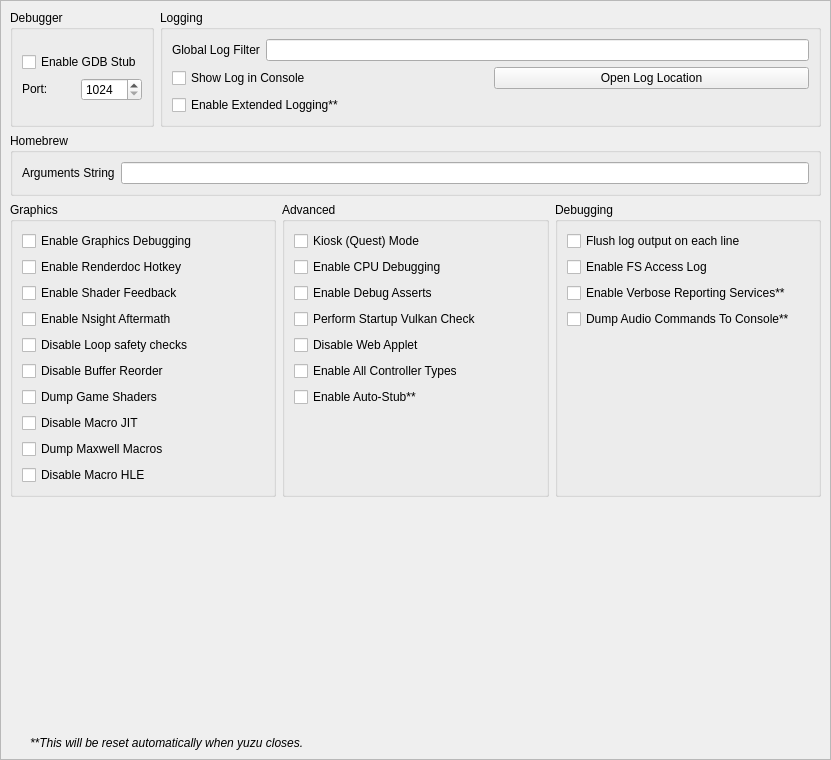
<?xml version="1.0" encoding="UTF-8"?>
<ui version="4.0">
 <class>ConfigureDebug</class>
 <widget class="QScrollArea" name="ConfigureDebug">
  <property name="geometry">
   <rect>
    <x>0</x>
    <y>0</y>
    <width>831</width>
    <height>760</height>
   </rect>
  </property>
  <property name="widgetResizable">
   <bool>true</bool>
  </property>
  <widget class="QWidget" name="widget">
   <property name="geometry">
    <rect>
     <x>0</x>
     <y>0</y>
     <width>829</width>
     <height>758</height>
    </rect>
   </property>
   <layout class="QVBoxLayout" name="verticalLayout_1">
    <item>
     <layout class="QHBoxLayout" name="horizontalLayout">
      <property name="topMargin">
       <number>0</number>
      </property>
      <item>
       <widget class="QGroupBox" name="groupBox">
        <property name="sizePolicy">
         <sizepolicy hsizetype="Preferred" vsizetype="Preferred">
          <horstretch>0</horstretch>
          <verstretch>0</verstretch>
         </sizepolicy>
        </property>
        <property name="title">
         <string>Debugger</string>
        </property>
        <property name="alignment">
         <set>Qt::AlignmentFlag::AlignLeading|Qt::AlignmentFlag::AlignLeft|Qt::AlignmentFlag::AlignTop</set>
        </property>
        <property name="flat">
         <bool>false</bool>
        </property>
        <property name="checkable">
         <bool>false</bool>
        </property>
        <layout class="QVBoxLayout" name="verticalLayout_3">
         <item>
          <widget class="QWidget" name="debug_widget" native="true">
           <property name="sizePolicy">
            <sizepolicy hsizetype="Preferred" vsizetype="Maximum">
             <horstretch>0</horstretch>
             <verstretch>0</verstretch>
            </sizepolicy>
           </property>
           <layout class="QVBoxLayout" name="verticalLayout">
            <property name="sizeConstraint">
             <enum>QLayout::SizeConstraint::SetDefaultConstraint</enum>
            </property>
            <property name="leftMargin">
             <number>0</number>
            </property>
            <property name="topMargin">
             <number>0</number>
            </property>
            <property name="rightMargin">
             <number>0</number>
            </property>
            <property name="bottomMargin">
             <number>0</number>
            </property>
            <item>
             <widget class="QCheckBox" name="toggle_gdbstub">
              <property name="sizePolicy">
               <sizepolicy hsizetype="Maximum" vsizetype="Maximum">
                <horstretch>0</horstretch>
                <verstretch>0</verstretch>
               </sizepolicy>
              </property>
              <property name="text">
               <string>Enable GDB Stub</string>
              </property>
             </widget>
            </item>
            <item>
             <widget class="QWidget" name="horizontalWidget_3" native="true">
              <property name="sizePolicy">
               <sizepolicy hsizetype="Preferred" vsizetype="Maximum">
                <horstretch>0</horstretch>
                <verstretch>0</verstretch>
               </sizepolicy>
              </property>
              <layout class="QHBoxLayout" name="horizontalLayout_3">
               <property name="leftMargin">
                <number>0</number>
               </property>
               <property name="topMargin">
                <number>0</number>
               </property>
               <property name="rightMargin">
                <number>0</number>
               </property>
               <property name="bottomMargin">
                <number>0</number>
               </property>
               <item>
                <widget class="QLabel" name="label_11">
                 <property name="sizePolicy">
                  <sizepolicy hsizetype="Minimum" vsizetype="Maximum">
                   <horstretch>0</horstretch>
                   <verstretch>0</verstretch>
                  </sizepolicy>
                 </property>
                 <property name="text">
                  <string>Port:</string>
                 </property>
                </widget>
               </item>
               <item>
                <widget class="QSpinBox" name="gdbport_spinbox">
                 <property name="sizePolicy">
                  <sizepolicy hsizetype="Preferred" vsizetype="Maximum">
                   <horstretch>0</horstretch>
                   <verstretch>0</verstretch>
                  </sizepolicy>
                 </property>
                 <property name="minimum">
                  <number>1024</number>
                 </property>
                 <property name="maximum">
                  <number>65535</number>
                 </property>
                </widget>
               </item>
              </layout>
             </widget>
            </item>
           </layout>
          </widget>
         </item>
        </layout>
       </widget>
      </item>
      <item>
       <widget class="QGroupBox" name="groupBox_2">
        <property name="sizePolicy">
         <sizepolicy hsizetype="Expanding" vsizetype="Preferred">
          <horstretch>0</horstretch>
          <verstretch>0</verstretch>
         </sizepolicy>
        </property>
        <property name="title">
         <string>Logging</string>
        </property>
        <layout class="QGridLayout" name="gridLayout_1">
         <item row="1" column="1">
          <widget class="QPushButton" name="open_log_button">
           <property name="text">
            <string>Open Log Location</string>
           </property>
          </widget>
         </item>
         <item row="0" column="0" colspan="2">
          <widget class="QWidget" name="logging_widget" native="true">
           <property name="sizePolicy">
            <sizepolicy hsizetype="Preferred" vsizetype="Maximum">
             <horstretch>0</horstretch>
             <verstretch>0</verstretch>
            </sizepolicy>
           </property>
           <layout class="QHBoxLayout" name="horizontalLayout_1">
            <property name="leftMargin">
             <number>0</number>
            </property>
            <property name="topMargin">
             <number>0</number>
            </property>
            <property name="rightMargin">
             <number>0</number>
            </property>
            <property name="bottomMargin">
             <number>0</number>
            </property>
            <item>
             <widget class="QLabel" name="label_1">
              <property name="sizePolicy">
               <sizepolicy hsizetype="Preferred" vsizetype="Preferred">
                <horstretch>0</horstretch>
                <verstretch>0</verstretch>
               </sizepolicy>
              </property>
              <property name="text">
               <string>Global Log Filter</string>
              </property>
             </widget>
            </item>
            <item>
             <widget class="QLineEdit" name="log_filter_edit"/>
            </item>
           </layout>
          </widget>
         </item>
         <item row="2" column="0">
          <widget class="QCheckBox" name="extended_logging">
           <property name="enabled">
            <bool>true</bool>
           </property>
           <property name="toolTip">
            <string>When checked, the max size of the log increases from 100 MB to 1 GB</string>
           </property>
           <property name="text">
            <string>Enable Extended Logging**</string>
           </property>
          </widget>
         </item>
         <item row="1" column="0">
          <widget class="QCheckBox" name="toggle_console">
           <property name="text">
            <string>Show Log in Console</string>
           </property>
          </widget>
         </item>
        </layout>
       </widget>
      </item>
     </layout>
    </item>
    <item>
     <widget class="QGroupBox" name="groupBox_3">
      <property name="title">
       <string>Homebrew</string>
      </property>
      <layout class="QVBoxLayout" name="verticalLayout_5">
       <item>
        <layout class="QHBoxLayout" name="horizontalLayout_4">
         <item>
          <widget class="QLabel" name="label_3">
           <property name="text">
            <string>Arguments String</string>
           </property>
          </widget>
         </item>
         <item>
          <widget class="QLineEdit" name="homebrew_args_edit"/>
         </item>
        </layout>
       </item>
      </layout>
     </widget>
    </item>
    <item>
     <layout class="QHBoxLayout" name="horizontalLayout_2">
      <item>
       <widget class="QGroupBox" name="groupBox_4">
        <property name="title">
         <string>Graphics</string>
        </property>
        <layout class="QGridLayout" name="gridLayout_2">
         <item row="4" column="0">
          <widget class="QCheckBox" name="disable_loop_safety_checks">
           <property name="toolTip">
            <string>When checked, it executes shaders without loop logic changes</string>
           </property>
           <property name="text">
            <string>Disable Loop safety checks</string>
           </property>
          </widget>
         </item>
         <item row="8" column="0">
          <widget class="QCheckBox" name="dump_macros">
           <property name="enabled">
            <bool>true</bool>
           </property>
           <property name="toolTip">
            <string>When checked, it will dump all the macro programs of the GPU</string>
           </property>
           <property name="text">
            <string>Dump Maxwell Macros</string>
           </property>
          </widget>
         </item>
         <item row="3" column="0">
          <widget class="QCheckBox" name="enable_nsight_aftermath">
           <property name="toolTip">
            <string>When checked, it enables Nsight Aftermath crash dumps</string>
           </property>
           <property name="text">
            <string>Enable Nsight Aftermath</string>
           </property>
          </widget>
         </item>
         <item row="6" column="0">
          <widget class="QCheckBox" name="dump_shaders">
           <property name="enabled">
            <bool>true</bool>
           </property>
           <property name="toolTip">
            <string>When checked, it will dump all the original assembler shaders from the disk shader cache or game as found</string>
           </property>
           <property name="text">
            <string>Dump Game Shaders</string>
           </property>
          </widget>
         </item>
         <item row="1" column="0">
          <widget class="QCheckBox" name="enable_renderdoc_hotkey">
           <property name="text">
            <string>Enable Renderdoc Hotkey</string>
           </property>
          </widget>
         </item>
         <item row="7" column="0">
          <widget class="QCheckBox" name="disable_macro_jit">
           <property name="enabled">
            <bool>true</bool>
           </property>
           <property name="toolTip">
            <string>When checked, it disables the macro Just In Time compiler. Enabling this makes games run slower</string>
           </property>
           <property name="text">
            <string>Disable Macro JIT</string>
           </property>
          </widget>
         </item>
         <item row="9" column="0">
          <widget class="QCheckBox" name="disable_macro_hle">
           <property name="enabled">
            <bool>true</bool>
           </property>
           <property name="toolTip">
            <string>When checked, it disables the macro HLE functions. Enabling this makes games run slower</string>
           </property>
           <property name="text">
            <string>Disable Macro HLE</string>
           </property>
          </widget>
         </item>
         <item row="0" column="0">
          <widget class="QCheckBox" name="enable_graphics_debugging">
           <property name="enabled">
            <bool>true</bool>
           </property>
           <property name="toolTip">
            <string>When checked, the graphics API enters a slower debugging mode</string>
           </property>
           <property name="text">
            <string>Enable Graphics Debugging</string>
           </property>
          </widget>
         </item>
         <item row="10" column="0">
          <spacer name="verticalSpacer_5">
           <property name="orientation">
            <enum>Qt::Orientation::Vertical</enum>
           </property>
           <property name="sizeType">
            <enum>QSizePolicy::Policy::Preferred</enum>
           </property>
           <property name="sizeHint" stdset="0">
            <size>
             <width>20</width>
             <height>0</height>
            </size>
           </property>
          </spacer>
         </item>
         <item row="2" column="0">
          <widget class="QCheckBox" name="enable_shader_feedback">
           <property name="toolTip">
            <string>When checked, yuzu will log statistics about the compiled pipeline cache</string>
           </property>
           <property name="text">
            <string>Enable Shader Feedback</string>
           </property>
          </widget>
         </item>
         <item row="5" column="0">
          <widget class="QCheckBox" name="disable_buffer_reorder">
           <property name="toolTip">
            <string>&lt;html&gt;&lt;head/&gt;&lt;body&gt;&lt;p&gt;When checked, disables reordering of mapped memory uploads which allows to associate uploads with specific draws. May reduce performance in some cases.&lt;/p&gt;&lt;/body&gt;&lt;/html&gt;</string>
           </property>
           <property name="text">
            <string>Disable Buffer Reorder</string>
           </property>
          </widget>
         </item>
        </layout>
       </widget>
      </item>
      <item>
       <widget class="QGroupBox" name="groupBox_6">
        <property name="title">
         <string>Advanced</string>
        </property>
        <layout class="QGridLayout" name="gridLayout_4">
         <item row="3" column="0">
          <widget class="QCheckBox" name="perform_vulkan_check">
           <property name="toolTip">
            <string>Enables yuzu to check for a working Vulkan environment when the program starts up. Disable this if this is causing issues with external programs seeing yuzu.</string>
           </property>
           <property name="text">
            <string>Perform Startup Vulkan Check</string>
           </property>
          </widget>
         </item>
         <item row="4" column="0">
          <widget class="QCheckBox" name="disable_web_applet">
           <property name="text">
            <string>Disable Web Applet</string>
           </property>
          </widget>
         </item>
         <item row="5" column="0">
          <widget class="QCheckBox" name="enable_all_controllers">
           <property name="text">
            <string>Enable All Controller Types</string>
           </property>
          </widget>
         </item>
         <item row="6" column="0">
          <widget class="QCheckBox" name="use_auto_stub">
           <property name="text">
            <string>Enable Auto-Stub**</string>
           </property>
          </widget>
         </item>
         <item row="0" column="0">
          <widget class="QCheckBox" name="quest_flag">
           <property name="text">
            <string>Kiosk (Quest) Mode</string>
           </property>
          </widget>
         </item>
         <item row="1" column="0">
          <widget class="QCheckBox" name="enable_cpu_debugging">
           <property name="text">
            <string>Enable CPU Debugging</string>
           </property>
          </widget>
         </item>
         <item row="2" column="0">
          <widget class="QCheckBox" name="use_debug_asserts">
           <property name="text">
            <string>Enable Debug Asserts</string>
           </property>
          </widget>
         </item>
         <item row="7" column="0">
          <spacer name="verticalSpacer_4">
           <property name="orientation">
            <enum>Qt::Orientation::Vertical</enum>
           </property>
           <property name="sizeType">
            <enum>QSizePolicy::Policy::Expanding</enum>
           </property>
           <property name="sizeHint" stdset="0">
            <size>
             <width>20</width>
             <height>0</height>
            </size>
           </property>
          </spacer>
         </item>
        </layout>
       </widget>
      </item>
      <item>
       <widget class="QGroupBox" name="groupBox_5">
        <property name="title">
         <string>Debugging</string>
        </property>
        <layout class="QGridLayout" name="gridLayout_3">
         <item row="3" column="0">
          <widget class="QCheckBox" name="reporting_services">
           <property name="text">
            <string>Enable Verbose Reporting Services**</string>
           </property>
          </widget>
         </item>
         <item row="1" column="0">
          <widget class="QCheckBox" name="fs_access_log">
           <property name="text">
            <string>Enable FS Access Log</string>
           </property>
          </widget>
         </item>
         <item row="6" column="0">
          <spacer name="verticalSpacer_3">
           <property name="orientation">
            <enum>Qt::Orientation::Vertical</enum>
           </property>
           <property name="sizeType">
            <enum>QSizePolicy::Policy::Expanding</enum>
           </property>
           <property name="sizeHint" stdset="0">
            <size>
             <width>20</width>
             <height>0</height>
            </size>
           </property>
          </spacer>
         </item>
         <item row="4" column="0">
          <widget class="QCheckBox" name="dump_audio_commands">
           <property name="toolTip">
            <string>Enable this to output the latest generated audio command list to the console. Only affects games using the audio renderer.</string>
           </property>
           <property name="text">
            <string>Dump Audio Commands To Console**</string>
           </property>
          </widget>
         </item>
         <item row="0" column="0">
          <widget class="QCheckBox" name="flush_line">
           <property name="text">
            <string>Flush log output on each line</string>
           </property>
          </widget>
         </item>
        </layout>
       </widget>
      </item>
     </layout>
    </item>
    <item>
     <spacer name="verticalSpacer">
      <property name="orientation">
       <enum>Qt::Orientation::Vertical</enum>
      </property>
      <property name="sizeHint" stdset="0">
       <size>
        <width>20</width>
        <height>0</height>
       </size>
      </property>
     </spacer>
    </item>
    <item>
     <widget class="QLabel" name="label_5">
      <property name="sizePolicy">
       <sizepolicy hsizetype="Expanding" vsizetype="Preferred">
        <horstretch>0</horstretch>
        <verstretch>0</verstretch>
       </sizepolicy>
      </property>
      <property name="font">
       <font>
        <italic>true</italic>
       </font>
      </property>
      <property name="text">
       <string>**This will be reset automatically when yuzu closes.</string>
      </property>
      <property name="indent">
       <number>20</number>
      </property>
     </widget>
    </item>
   </layout>
  </widget>
 </widget>
 <tabstops>
  <tabstop>log_filter_edit</tabstop>
  <tabstop>toggle_console</tabstop>
  <tabstop>extended_logging</tabstop>
  <tabstop>open_log_button</tabstop>
  <tabstop>homebrew_args_edit</tabstop>
  <tabstop>enable_graphics_debugging</tabstop>
  <tabstop>enable_shader_feedback</tabstop>
  <tabstop>enable_nsight_aftermath</tabstop>
  <tabstop>fs_access_log</tabstop>
  <tabstop>reporting_services</tabstop>
  <tabstop>quest_flag</tabstop>
  <tabstop>enable_cpu_debugging</tabstop>
  <tabstop>use_debug_asserts</tabstop>
 </tabstops>
 <resources/>
 <connections/>
</ui>
